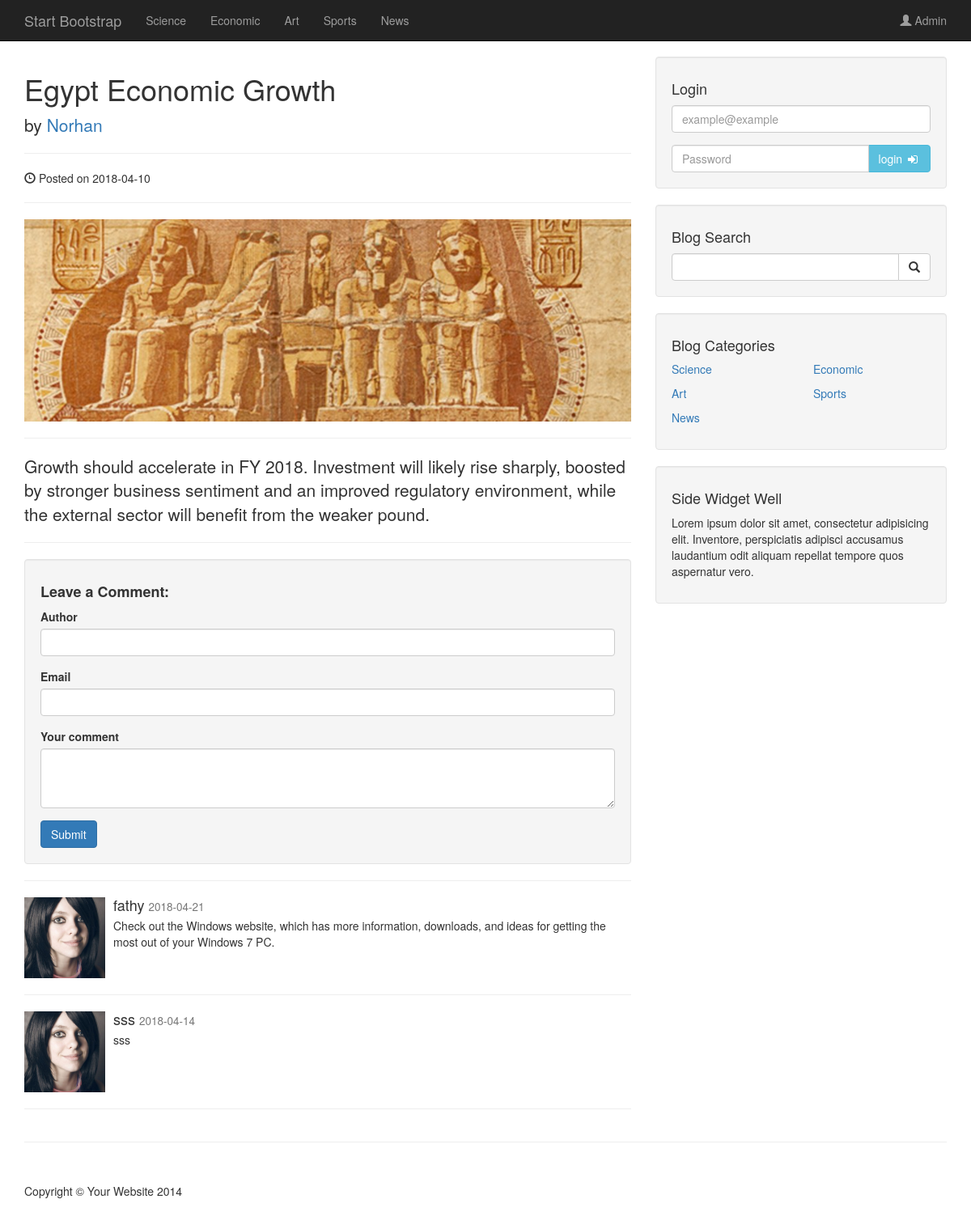
The app's page /post.php?p_id=1 with its own data.
### tables this page shows
CREATE TABLE `categories` (
  `cat_id` int(3) NOT NULL,
  `cat_title` varchar(255) NOT NULL
);

CREATE TABLE `posts` (
  `post_id` int(3) NOT NULL,
  `post_title` varchar(255) NOT NULL,
  `post_author` varchar(255) NOT NULL,
  `post_category_id` int(3) NOT NULL,
  `post_img` text NOT NULL,
  `post_content` text NOT NULL,
  `post_status` varchar(255) NOT NULL DEFAULT 'draft',
  `post_tags` varchar(255) NOT NULL,
  `post_comments_count` int(3) NOT NULL,
  `post_date` date NOT NULL,
  `post_user` varchar(255) NOT NULL,
  `post_views` int(11) NOT NULL
);

CREATE TABLE `comments` (
  `comment_id` int(3) NOT NULL,
  `comment_post_id` int(3) NOT NULL,
  `comment_author` varchar(255) NOT NULL,
  `comment_email` varchar(255) NOT NULL,
  `comment_content` text NOT NULL,
  `comment_date` date NOT NULL,
  `comment_status` varchar(255) NOT NULL
);

### post.php (the view, shortened to what this page needs)
<?php
include "inc/header.php";
?>
    <?php
include "inc/nav.php";
?>
        <div class="container">
            <div class="row">
                <div class="col-lg-8">
                    <?php
                    $the_post_id = $_GET['p_id'];
                    if (isset($_GET['p_id'])) {
                    $sql  = "SELECT * FROM `posts` WHERE post_id = $the_post_id";
                    $return_sql = mysqli_query($connection, $sql);
                    while($row = mysqli_fetch_assoc($return_sql)){
                        $post_title = $row['post_title'];
                        $post_author = $row['post_author'];
                        $post_date = $row['post_date'];
                        $post_img = $row['post_img'];
                        $post_content = $row['post_content'];
                    ?>
                        <h1>
                            <?=$post_title?>
                        </h1>
                        <p class="lead">
                            by
                            <a href="#">
                                <?=$post_author?>
                            </a>
                        </p>
                        <hr>
                        <p><span class="glyphicon glyphicon-time"></span> Posted on
                            <?=$post_date?>
                        </p>
                        <hr>
                        <img class="img-responsive" src="images/imgsPosts/<?=$post_img?>" alt="">
                        <hr>
                        <p class="lead">
                            <?=$post_content?>
                        </p>
                        <hr>
                        <?php
                        }
                    }
                    ?>
        <div class="well">
            <h4><b>Leave a Comment:</b></h4>
            <form action="" method="post" role="form">
                <div class="form-group">
                    <label for="authorID">Author</label>
                    <input type="text" name="commentAuthor" id="authorID" class="form-control">
                </div>
                <div class="form-group">
                    <label for="emailID">Email</label>
                    <input type="text" name="commentEmail" id="emailID" class="form-control">
                </div>
                <div class="form-group">
                    <label for="contentID">Your comment</label>
                    <textarea name="commentContent" id="contentID" class="form-control" rows="3"></textarea>
                </div>
                <button type="submit" name="create_comment" class="btn btn-primary">Submit</button>
            </form>
        </div>
        <hr>
        <?php
            $sql = "SELECT * FROM `comments`
        WHERE comment_post_id = {$the_post_id}
        AND comment_status = 'approved'
        ORDER BY 'comment_id' DESC";
$showComments = mysqli_query($connection, $sql);
while ($row = mysqli_fetch_assoc($showComments)) {
  $comment_date = $row['comment_date'];
        $comment_author = $row['comment_author'];
        $comment_content = $row['comment_content'];
?>
        <div class="media">
            <a class="pull-left" href="#">
                <img class="media-object" src="images/imgsUsers/2.jpg" width="100" height="100" alt="">
            </a>
            <div class="media-body">
                <h4 class="media-heading"><?=$comment_author;?>
                    <small><?=$comment_date;?></small>
                </h4>
                <?=$comment_content;?>
            </div>
        </div>
        <hr>
           <?php
            }
        ?>
                </div>
                <?php
            include "inc/sidebar.php";
            ?>
            </div>
            <hr>
            <?php
include "inc/footer.php";
?>

### inc/nav.php (shortened to what this page needs)
<nav class="navbar navbar-inverse navbar-fixed-top" role="navigation">
    <div class="container">
        <div class="navbar-header">
            <a class="navbar-brand" href="index.php">Start Bootstrap</a>
        </div>
        <div class="collapse navbar-collapse" id="bs-example-navbar-collapse-1">
            <ul class="nav navbar-nav">
                <?php
                    $sql  = "SELECT * FROM `categories`";
                    $return_sql = mysqli_query($connection, $sql);
                    while($row = mysqli_fetch_assoc($return_sql)){
                        $col_name = $row['cat_title'];
                        echo "<li> <a href='#'> {$col_name} </a></li>";
                    }
                    ?>
            </ul>
            <ul class="nav navbar-nav navbar-right">
                <li> <a href='admin'><span class="glyphicon glyphicon-user"></span> Admin</a></li>
            </ul>
        </div>
    </div>
</nav>

### inc/sidebar.php
<div class="col-md-4">
    <div class="well">
        <h4>Login</h4>
        <form method="post" action="inc/login.php">
            <div class="form-group">
                <input type="email" class="form-control" name="email" placeholder="example@example">
            </div>
            <div class="input-group">
                <input type="password" class="form-control" name="password" placeholder="Password">
                <span class="input-group-btn">
                    <button class="btn btn-info" type="submit" name="login">login
                    <span class="fa fa-fw fa-sign-in"></span>
                    </button>
                </span>
            </div>
        </form>
    </div>
    <div class="well">
        <h4>Blog Search</h4>
        <form method="post" action="search.php">
            <div class="input-group">
                <input type="text" class="form-control" name="search">
                <span class="input-group-btn">
                            <button class="btn btn-default" type="submit" name="submit">
                                <span class="glyphicon glyphicon-search"></span>
                </button>
                </span>
            </div>
        </form>
    </div>
    <div class="well">
        <h4>Blog Categories</h4>
        <div class="row">
            <div class="col-lg-6">
                <ul class="list-unstyled">
                    <?php
                    $sql  = "SELECT * FROM `categories`";
                    $return_sql = mysqli_query($connection, $sql);
                   while($row = mysqli_fetch_assoc($return_sql)){
                        $cat_id = $row['cat_id'];
                        $cat_name = $row['cat_title'];
                        echo "<li> <a href='category.php?category=$cat_id'> {$cat_name} </a></li>";
                    ?>
                </ul>
            </div>
            <div class="col-lg-6">
                <ul class="list-unstyled">
                    <?php
                                }
                                ?>
                </ul>
            </div>
        </div>
    </div>
    <div class="well">
        <h4>Side Widget Well</h4>
        <p>Lorem ipsum dolor sit amet, consectetur adipisicing elit. Inventore, perspiciatis adipisci accusamus laudantium odit aliquam repellat tempore quos aspernatur vero.</p>
    </div>
</div>

### css/blog-home.css (style rules this page uses)
body { padding-top: 70px; }

### records on screen
categories: cat_title "Science"
categories: cat_title "Economic"
categories: cat_title "Art"
categories: cat_title "Sports"
categories: cat_title "News"
posts: post_title "Egypt Economic Growth", post_author "Norhan", post_date "2018-04-10", post_img (picture), post_content "Growth should accelerate in FY 2018. Investment will likely rise sharply, boosted by stronger business sentiment and an improved regulatory environment, while the external sector will benefit from the weaker pound."
comments: comment_author "fathy", comment_date "2018-04-21", comment_content "Check out the Windows website, which has more information, downloads, and ideas for getting the most out of your Windows 7 PC."
comments: comment_author "sss", comment_date "2018-04-14", comment_content "sss"
